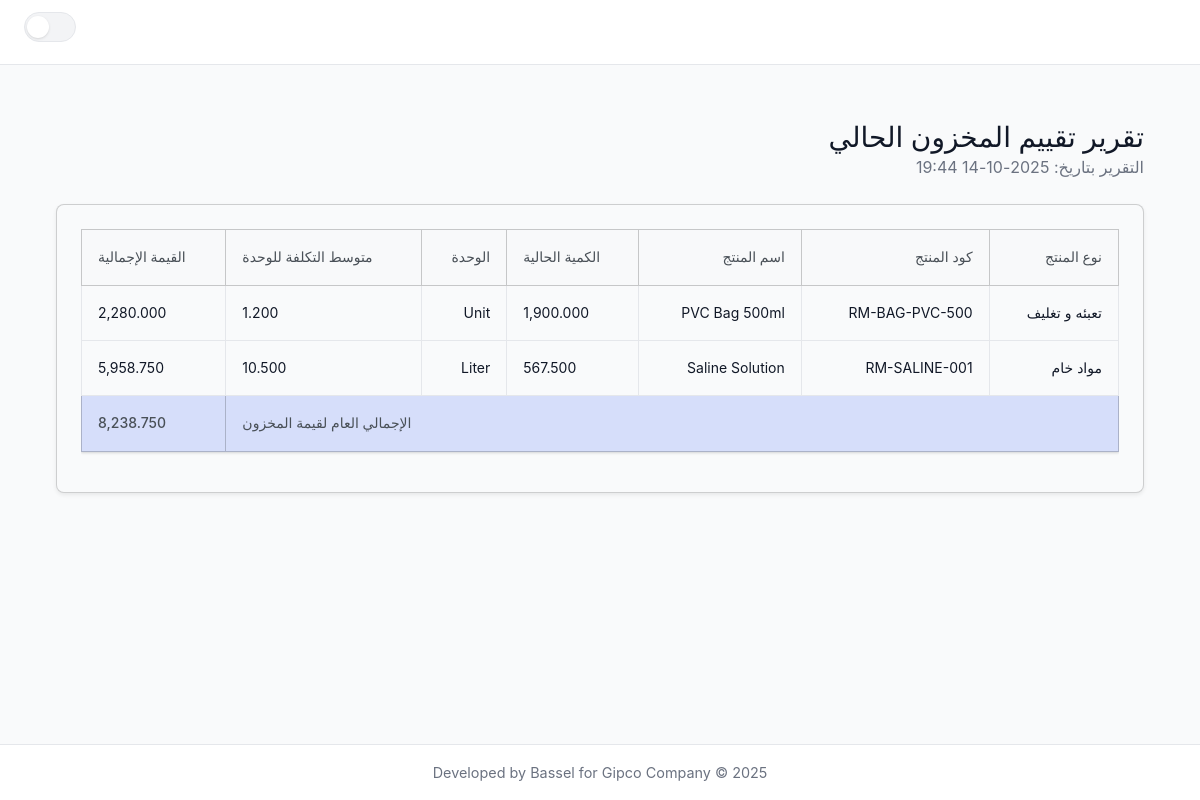
Before: /reports/stock_valuation/ with the older database file.
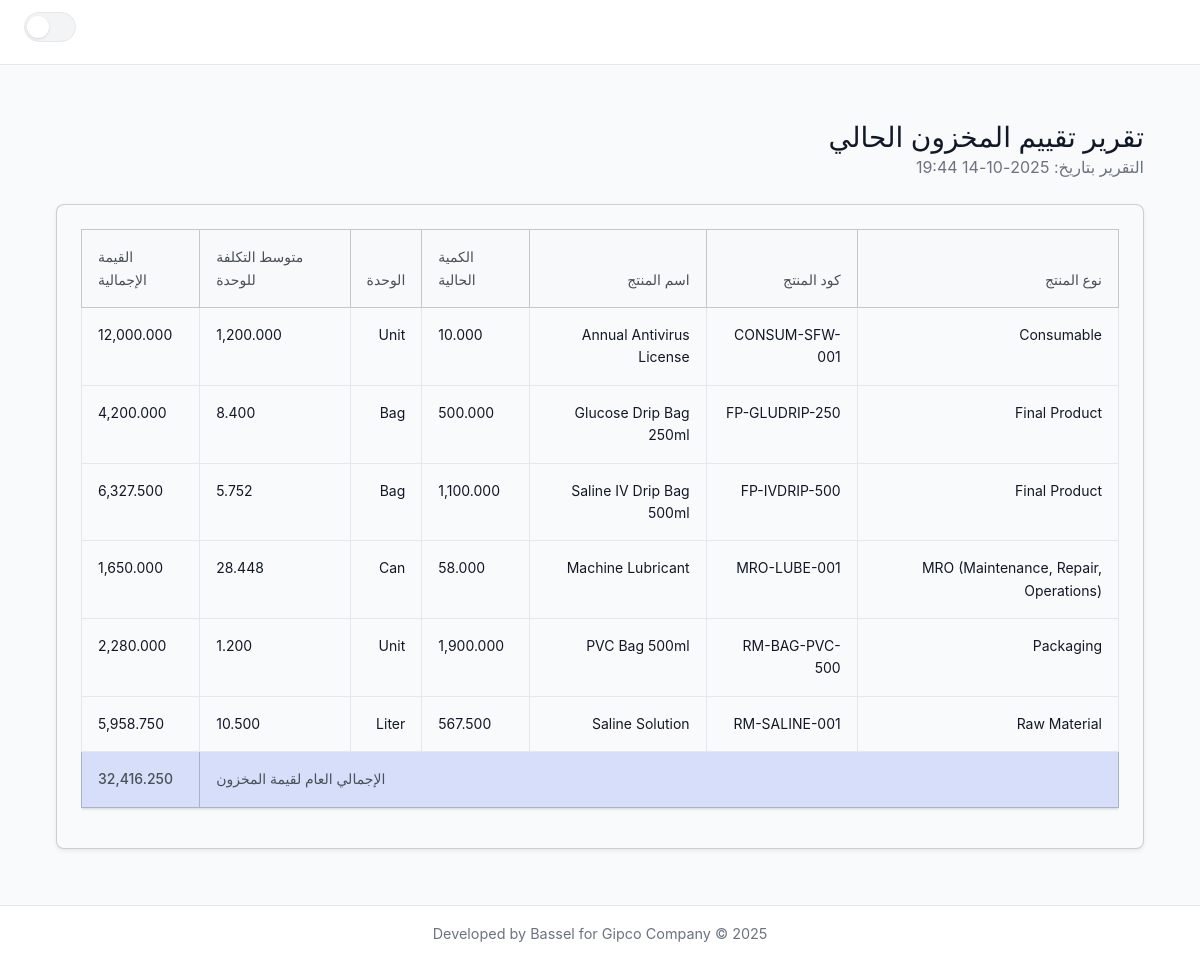
After: the same page with the newer database file.
### inventory/models/operational.py (models this page shows, shortened)
class Product(models.Model):
    class ProductType(models.TextChoices):
        RAW_MATERIAL = 'RAW_MATERIAL', _('Raw Material')
        PACKAGING = 'PACKAGING', _('Packaging')
        FINAL_PRODUCT = 'FINAL_PRODUCT', _('Final Product')
        MRO = 'MRO', _('MRO (Maintenance, Repair, Operations)')
        CONSUMABLE = 'CONSUMABLE', _('Consumable')
    name = models.CharField(max_length=255, verbose_name=_("Product Name"))
    code = models.CharField(max_length=100, unique=True, verbose_name=_("Product Code"))
    product_type = models.CharField(
        max_length=50,
        choices=ProductType.choices,
        verbose_name=_("Product Type")
    )
    unit = models.CharField(max_length=50, verbose_name=_("Unit of Measurement"))
    tags = models.ManyToManyField('ProductTag', blank=True, verbose_name=_("Tags"))
    moving_average_cost = models.DecimalField(
        max_digits=12, decimal_places=3, default=Decimal('0.000'), verbose_name=_("Moving Average Cost")
    )
    override_inventory_account = models.ForeignKey(
        'Account', on_delete=models.SET_NULL, null=True, blank=True,
        related_name='+', verbose_name=_("Override Inventory Account")
    )
    override_cogs_expense_account = models.ForeignKey(
        'Account', on_delete=models.SET_NULL, null=True, blank=True,
        related_name='+', verbose_name=_("Override COGS/Expense Account")
    )
    override_sales_revenue_account = models.ForeignKey(
        'Account', on_delete=models.SET_NULL, null=True, blank=True,
        related_name='+', verbose_name=_("Override Sales Revenue Account")
    )
    is_amortizable = models.BooleanField(
        default=False,
        verbose_name=_("Is Amortizable"),
        help_text=_("If checked, consuming this item will create a prepaid asset to be amortized over time.")
    )
    class Meta:
        db_table = 'products'
        verbose_name = _("Product")
        verbose_name_plural = _("Products")
        ordering = ['name']

### inventory/views/financial_reports.py (the view)
# urls.py: path('reports/stock_valuation/', stock_valuation_report, name='stock_valuation'),
def stock_valuation_report(request: HttpRequest) -> HttpResponse:
    report_date = timezone.now()
    products = Product.objects.all().order_by('product_type', 'name')
    report_lines = []
    grand_total_value = Decimal('0.0')
    for product in products:
        state = get_inventory_state_at_datetime(product.id, report_date)
        quantity = state['quantity']
        value = state['value']
        if quantity > 0:
            report_lines.append({
                'product': product,
                'quantity': quantity,
                'unit_cost': (value / quantity) if quantity else Decimal('0.0'),
                'total_value': value,
            })
            grand_total_value += value
    context = {
        'active_page': 'analysis',
        'report_date': report_date,
        'report_lines': report_lines,
        'grand_total_value': grand_total_value,
    }
    template_name = 'inventory/reports/stock_valuation_report.html'
    if 'X-Partial-Request' in request.headers:
        template_name = 'inventory/partials/reports/stock_valuation_report_content.html'
    return render(request, template_name, context)

### inventory/templates/inventory/reports/stock_valuation_report.html
{% extends 'inventory/layout.html' %}
{% block content %}
    {% include 'inventory/partials/reports/stock_valuation_report_content.html' %}
{% endblock %}

### inventory/templates/inventory/partials/reports/stock_valuation_report_content.html
{% load humanize %}
<div class="container-fluid p-4">
    <div class="row align-items-center mb-4">
        <div class="col-md-8">
            <h1 class="h3 mb-0 text-gray-800">تقرير تقييم المخزون الحالي</h1>
            <p class="mb-0 text-muted">التقرير بتاريخ: {{ report_date|date:"Y-m-d H:i" }}</p>
        </div>
    </div>
    <div class="card shadow-sm">
        <div class="card-body">
            <div class="table-responsive">
                <table class="table table-bordered table-hover">
                    <thead class="table-light">
                        <tr>
                            <th>نوع المنتج</th>
                            <th>كود المنتج</th>
                            <th>اسم المنتج</th>
                            <th class="text-end">الكمية الحالية</th>
                            <th>الوحدة</th>
                            <th class="text-end">متوسط التكلفة للوحدة</th>
                            <th class="text-end">القيمة الإجمالية</th>
                        </tr>
                    </thead>
                    <tbody>
                        {% for line in report_lines %}
                        <tr>
                            <td>{{ line.product.get_product_type_display }}</td>
                            <td>{{ line.product.code }}</td>
                            <td>{{ line.product.name }}</td>
                            <td class="text-end">{{ line.quantity|floatformat:3|intcomma }}</td>
                            <td>{{ line.product.unit }}</td>
                            <td class="text-end">{{ line.unit_cost|floatformat:3|intcomma }}</td>
                            <td class="text-end">{{ line.total_value|floatformat:3|intcomma }}</td>
                        </tr>
                        {% empty %}
                        <tr>
                            <td colspan="7" class="text-center">لا يوجد مخزون حالي.</td>
                        </tr>
                        {% endfor %}
                    </tbody>
                    <tfoot class="table-primary">
                        <tr>
                            <th colspan="6" class="text-end">الإجمالي العام لقيمة المخزون</th>
                            <th class="text-end">{{ grand_total_value|floatformat:3|intcomma }}</th>
                        </tr>
                    </tfoot>
                </table>
            </div>
        </div>
    </div>
</div>

Changed rows visible on the page:
added Product: product.product_type "Consumable", product.code "CONSUM-SFW-001", product.name "Annual Antivirus License", quantity "10.000", product.unit "Unit", unit_cost "1,200.000", total_value "12,000.000"
now on this page (row edited): Product: product.product_type "Final Product", product.code "FP-GLUDRIP-250", product.name "Glucose Drip Bag 250ml", quantity "500.000", product.unit "Bag", unit_cost "8.400", total_value "4,200.000"
now on this page (row edited): Product: product.product_type "Final Product", product.code "FP-IVDRIP-500", product.name "Saline IV Drip Bag 500ml", quantity "1,100.000", product.unit "Bag", unit_cost "5.752", total_value "6,327.500"
now on this page (row edited): Product: product.product_type "MRO (Maintenance, Repair, Operations)", product.code "MRO-LUBE-001", product.name "Machine Lubricant", quantity "58.000", product.unit "Can", unit_cost "28.448", total_value "1,650.000"
changed Product "RM-BAG-PVC-500": product.product_type "تعبئه و تغليف" → "Packaging"
changed Product "RM-SALINE-001": product.product_type "مواد خام" → "Raw Material"
Other visible differences:
{{ grand_total_value|floatformat:3|intcomma }}: "8,238.750" → "32,416.250"
